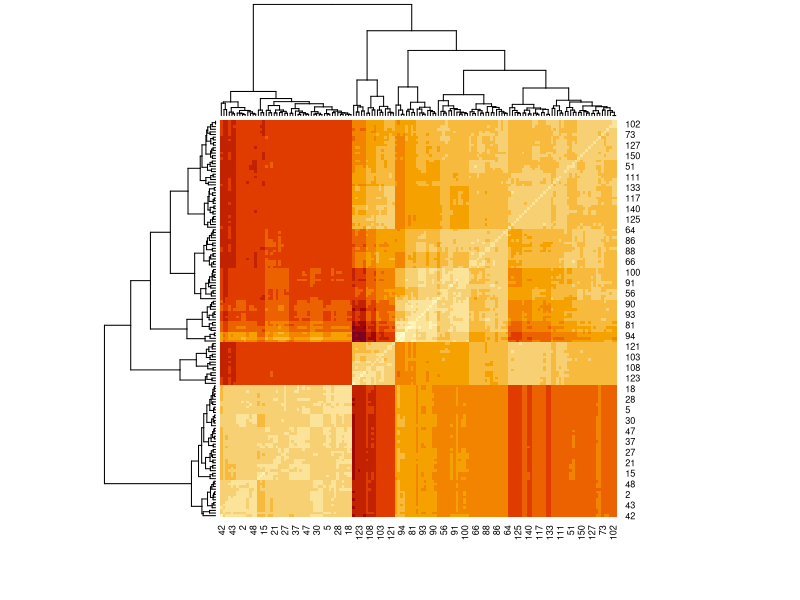
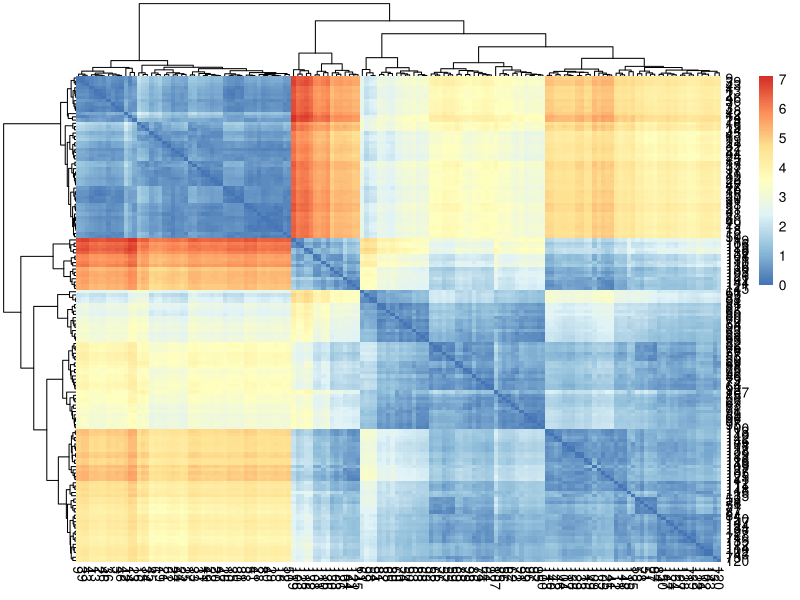
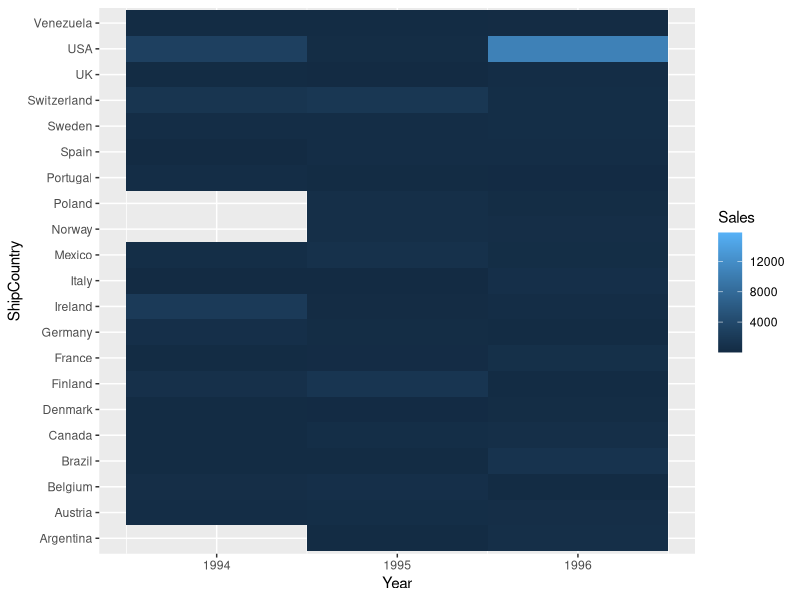
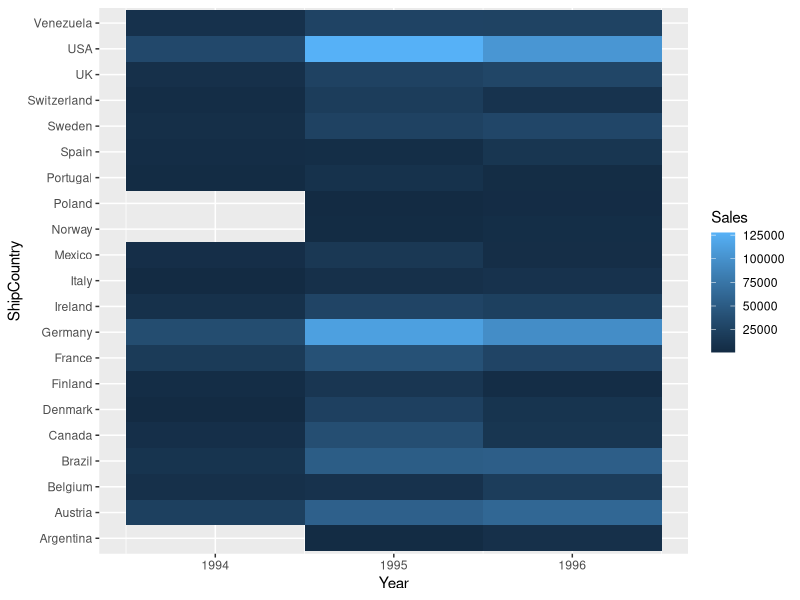
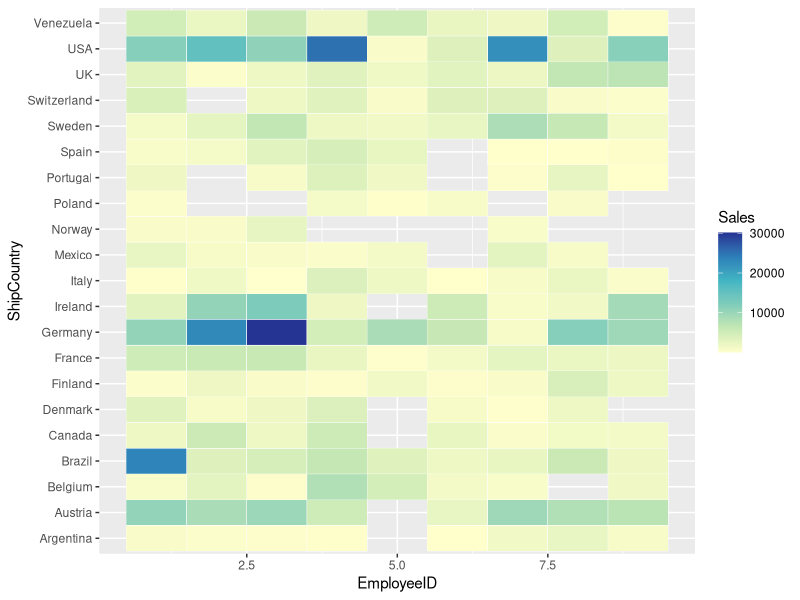
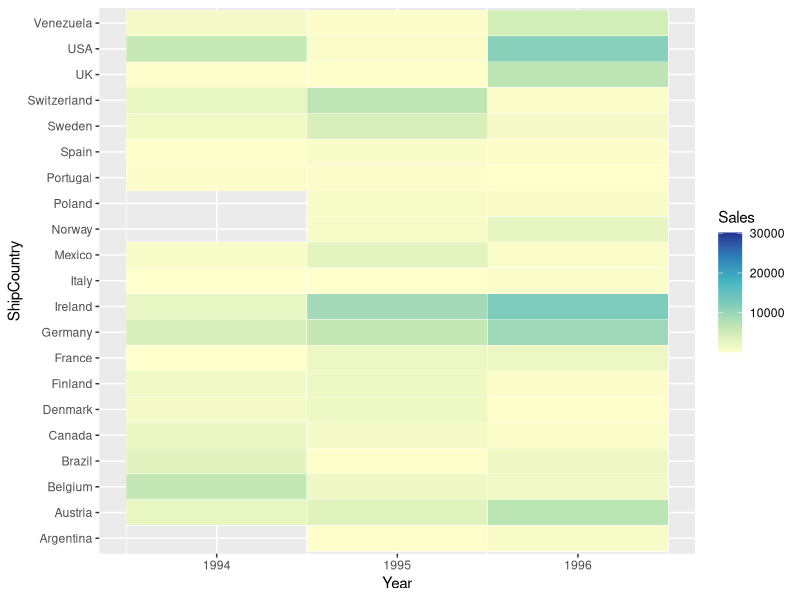
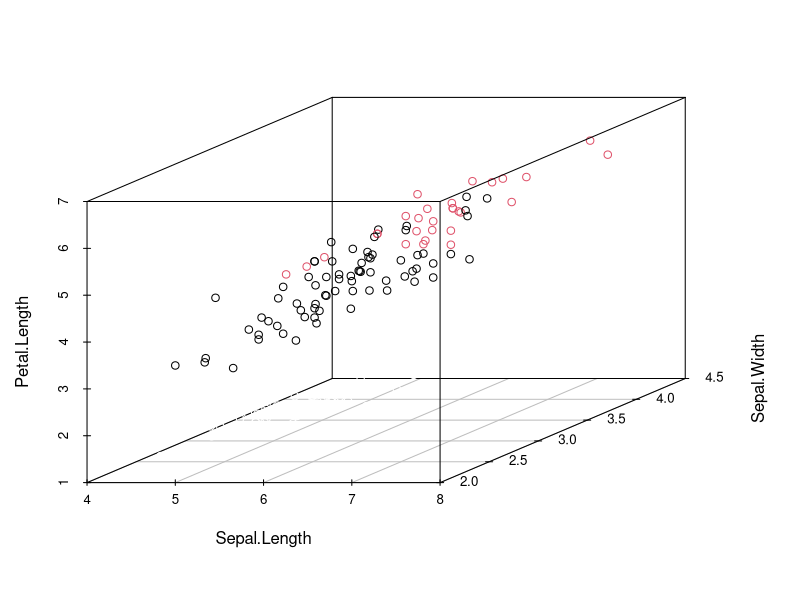
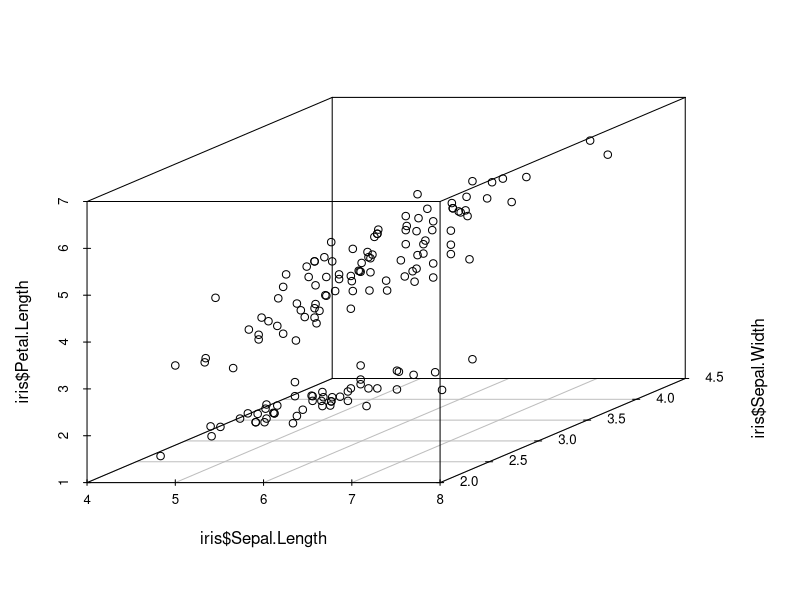

Here is the R script that generated these plots, in order:
#################################################
#其它繪圖功能 optional
#Heatmap
#################################################
# ============================================================
# 3-6 矩陣、熱圖 (Heatmap) 與 3D 散布圖
# ============================================================
# 熱圖用「顏色深淺」表示數值大小，適合一次看大量數字的模式。
# 這個範例教你：
#   1. 認識矩陣 (matrix) 的建立方式
#   2. 用 dist() 計算距離矩陣，再用 heatmap()、pheatmap() 畫熱圖
#   3. 用 ggplot2 的 geom_tile() 畫「x × y 格子、顏色 = 數值」的熱圖
#   4. 用 scatterplot3d 畫 3D 散布圖
#
# 說明：#> 是 R 4.6.1 實際執行的結果；圖形用文字描述。
# ============================================================

if (!require("ggplot2")) install.packages("ggplot2")
library(ggplot2)

# ------------------------------------------------------------
# 第一部分：矩陣 (matrix)
# ------------------------------------------------------------
#################################################
### matrix 介紹
# matrix 物件是由包含相同的元素組成的2維物件
#################################################
# 【補充】矩陣和資料框的差別：
#   矩陣 (matrix)：所有格子必須是「同一種型態」（例如全部都是數字）
#   資料框 (data.frame)：每一欄可以是不同型態（數字、文字、類別混用）
#matrix(data=NA, nrow=1, ncol=1, byrow=FALSE, dimnames=NULL)
mdat <- matrix(c(1,2,3, 11,12,13), nrow = 2, ncol = 3, byrow = TRUE,
               dimnames = list(c("row1", "row2"),
                               c("C.1", "C.2", "C.3")))
#  nrow = 列數、ncol = 欄數
#  byrow = TRUE：資料「一列一列」填入（先填滿第 1 列，再填第 2 列）
#  dimnames = list(列名稱, 欄名稱)
mdat
#>      C.1 C.2 C.3
#> row1   1   2   3
#> row2  11  12  13

a = c(1,2,3)
b= as.matrix(dist(a))
#  dist()：計算每兩個值之間的距離，as.matrix() 轉成方形矩陣
#  1 和 2 距離 1、1 和 3 距離 2、2 和 3 距離 1；對角線（自己和自己）是 0
#  b 的內容：
#>   1 2 3
#> 1 0 1 2
#> 2 1 0 1
#> 3 2 1 0

c=matrix(1:12, 3, 4)    #建立 3列 * 4 行矩陣 bycol
c
#  沒有寫 byrow 時，預設「一欄一欄」填入（先填滿第 1 欄，再填第 2 欄）
#>      [,1] [,2] [,3] [,4]
#> [1,]    1    4    7   10
#> [2,]    2    5    8   11
#> [3,]    3    6    9   12
d=matrix(1:12, ncol=4)
d
#  只指定 4 欄，R 會自動算出需要 12 ÷ 4 = 3 列，結果和 c 相同
e= matrix(1:12)
e
#  沒指定列數和欄數 → 預設 1 欄，變成 12 列 × 1 欄
#>       [,1]
#>  [1,]    1
#>  [2,]    2
#>  ...（省略）...
#> [12,]   12

# ------------------------------------------------------------
# 第二部分：距離矩陣熱圖
# ------------------------------------------------------------
###

irisMatrix = as.matrix(dist(iris[,1:4])) #dist() Distance Matrix Computation，euclidean distance is the default

#  dist()：計算 150 朵花「兩兩之間」的距離，預設是歐氏距離（直線距離）：
#    用 4 個欄位當座標，距離越小代表兩朵花越相似
#  結果是 150 × 150 的矩陣，第 i 列第 j 欄 = 第 i 朵和第 j 朵花的距離
#irisMatrix = as.matrix(iris)  #error , x must be a numeric matrix
#  如果把整個 iris（含文字欄 Species）轉成矩陣，所有格子都會變成文字，熱圖無法計算
irisMatrix
#>             1         2         3 ...
#> 1   0.0000000 0.5385165 0.5099020 ...
#> 2   0.5385165 0.0000000 0.3000000 ...
#>  ...（150 × 150，省略）...
heatmap(irisMatrix)
#  R 內建熱圖：顏色越深（紅）代表距離越小、越相似
#  上方和左方的樹狀圖是「階層式分群」的結果，相似的花會被自動排在一起，
#  所以可以看到幾個明顯的方塊，大致對應不同品種

# ------------------------------------------------------------
# 第三部分：比較漂亮的熱圖 pheatmap
# ------------------------------------------------------------
#################################################
#Pretty Heatmap
#################################################
if (!require("pheatmap")) install.packages("pheatmap")
library(pheatmap)
pheatmap(irisMatrix)
#  pheatmap = pretty heatmap，同樣會自動分群，但預設配色比較好看，
#  右邊還有顏色對應數值的圖例（藍色 = 距離小，紅色 = 距離大，和 heatmap() 相反）

# ------------------------------------------------------------
# 第四部分：用 ggplot2 的 geom_tile() 畫格子熱圖
# ------------------------------------------------------------
#################################################
#指定行列，值為顏色深淺 ( 3 variables)
#################################################
if (!require("RColorBrewer")) install.packages("RColorBrewer")
library(RColorBrewer)
#  RColorBrewer 提供很多配色好看的「色盤」

nw <- read.csv("NWSales.csv")
nw
ggplot(nw, aes(x = Year, y = ShipCountry, fill = Sales)) +
  geom_tile()
#  geom_tile()：畫格子。x = 年份、y = 國家、格子顏色 = 銷售額
#  同一個「年份 × 國家」通常有很多筆訂單，這些格子會「疊在同一個位置」，
#  最後看到的顏色只是其中一筆（最後畫上去的那筆），不是總和或平均。
#  正確做法是先彙總，再畫圖，例如：
nw_sum <- aggregate(Sales ~ Year + ShipCountry, data = nw, FUN = sum)
ggplot(nw_sum, aes(x = Year, y = ShipCountry, fill = Sales)) + geom_tile()

pal_c <- colorRampPalette((brewer.pal(6,"YlGnBu")), space="Lab") #6 colors of YlGnBu
#see https://bookdown.org/xiangyun/notesdown/subsec-color-palettes.html
#  brewer.pal(6, "YlGnBu")：從 RColorBrewer 取出「黃 → 綠 → 藍」6 個顏色
#  colorRampPalette()：用這 6 個顏色做出「漸層產生器」pal_c
#    之後 pal_c(100) 就會產生 100 個平滑漸層的顏色
#  space = "Lab"：在 Lab 色彩空間內插，漸層看起來比較自然

nw_sum2 <- aggregate(Sales ~ Year + ShipCountry + EmployeeID, data = nw, FUN = sum)
ggplot(nw_sum2, aes(x = EmployeeID, y = ShipCountry, fill = Sales)) +
  aes(label = Sales) +
  geom_tile(colour="white") + #框線白色
  scale_fill_gradientn(colours = pal_c(100))   #色盤
#  x = 員工、y = 年份及國家、顏色 = 銷售額
#  geom_tile(colour = "white")：格子之間用白線分隔
#  scale_fill_gradientn(colours = ...)：用自訂的 100 色漸層取代預設的藍色漸層
#  aes(label = Sales)：設定了文字標籤，但沒有加 geom_text()，所以圖上不會顯示數字
#    想在格子上顯示數字：加上 + geom_text()

ggplot(nw_sum2, aes(x = Year, y = ShipCountry, fill = Sales)) +
  aes(label = Sales) +
  geom_tile(colour="white") + #框線白色
  scale_fill_gradientn(colours = pal_c(100))   #色盤
# 你能解釋以上的熱區圖說了什麼？
# ------------------------------------------------------------
# 第五部分：3D 散布圖
# ------------------------------------------------------------
#################################################
# Scatterplot3d
#################################################
install.packages("scatterplot3d")
#  每次執行都會重新安裝；建議改成 if (!require("scatterplot3d")) install.packages("scatterplot3d")
library("scatterplot3d")
scatterplot3d(iris)
#  直接丟進整個資料框時，只會用前 3 欄當作 x、y、z 軸
#  （Sepal.Length、Sepal.Width、Petal.Length）
scatterplot3d(iris$Sepal.Length,iris$Sepal.Width,iris$Petal.Length)
#  明確指定三個軸，結果和上一張相同
#  加上顏色區分品種：scatterplot3d(iris[,1:3], color = as.numeric(iris$Species))




# ============================================================
# 重點整理
# ============================================================
# | 函數                    | 用途                                     |
# |-------------------------|------------------------------------------|
# | matrix()                | 建立矩陣，byrow 決定填入方向             |
# | dist()                  | 計算兩兩之間的距離                       |
# | heatmap() / pheatmap()  | 畫熱圖，並自動分群排序                   |
# | geom_tile()             | ggplot2 的格子熱圖（先彙總再畫）         |
# | colorRampPalette()      | 自訂漸層色盤                             |
# | scatterplot3d()         | 3D 散布圖                                |
